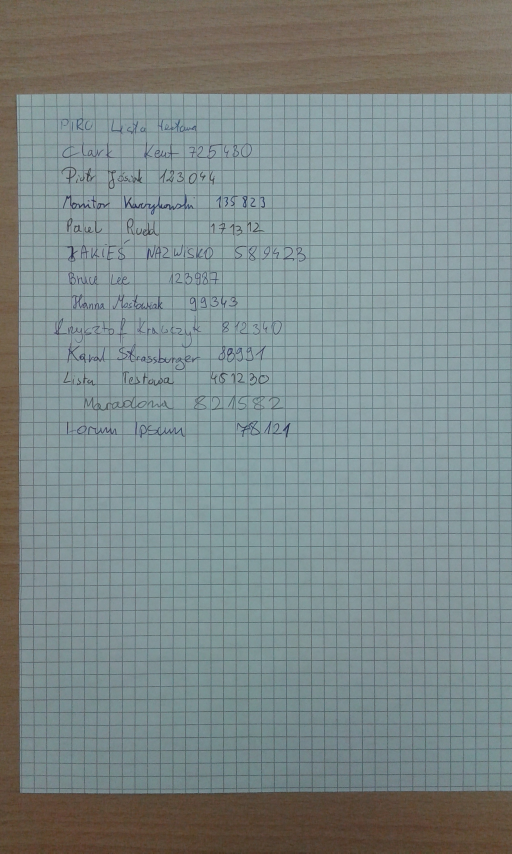
#> input picture data/img_1.jpg, 1536 x 2560 px (shown at 1/3 size)
$ python -i digitSeparator.py   (imports and definitions only)   (older library calls are emulated)
#> lines starting #> are read from the running program, lines starting #| are printed output that depends on the picture; after the words box and inside, x2 and y2 are one past the last pixel; in counts of white or black regions, pixels touching at a corner belong together
import cv2
import numpy as np


def preprocess(img):
    kernel = np.ones((3, 3), np.uint8)
    th = cv2.adaptiveThreshold(img, 255, cv2.ADAPTIVE_THRESH_MEAN_C, \
                               cv2.THRESH_BINARY, 21, 10)
    # cv2.imshow("th", th)

    opening = cv2.morphologyEx(th, cv2.MORPH_CLOSE, kernel)
    # cv2.imshow("morph", opening)

    bitw = cv2.bitwise_not(opening)
    # cv2.imshow("bitw", bitw)

    blur = cv2.medianBlur(bitw,5)
    dilate_blur = cv2.morphologyEx(blur,cv2.MORPH_DILATE,kernel,iterations=1)
    return dilate_blur

def extract(img):
    results = []
    im2, contours, hierarchy = cv2.findContours(img, cv2.RETR_TREE, cv2.CHAIN_APPROX_SIMPLE)
    areas = []
    for cnt in contours:
        areas.append(cv2.contourArea(cnt))
    meanArea = np.mean(areas)
    for cnt in contours:
        area = cv2.contourArea(cnt)
        if area > meanArea/2:
            x, y, w, h = cv2.boundingRect(cnt)
            # cv2.rectangle(processedImg, (x, y), (x + w, y + h), (255, 255, 255), 2)
            crop_img = img[y:y + h, x:x + w]
            results.append(crop_img)
    return results


def extract_digits(img):
    processImg = preprocess(img)
    return extract(processImg)

# LOCAL METHODS TO TEST
def test_method():
    for x in range(9, 12):
        string = "data/trainIndex/" + str(x) + ".png"
        img = cv2.imread(string, 0)  # read as gray string = "data/img_" + str(x) + ".3pg3
        result = extract_digits(img)
        for item in result:
            cv2.imshow("img",item)
            wait_for_key()

def wait_for_key():
    k = cv2.waitKey(0)
    if k == 27:  # wait for ESC key to exit
        cv2.destroyAllWindows()


# [2 lines not run here, left out]

>>> import cv2
>>> picture = cv2.imread('data/img_1.jpg', cv2.IMREAD_GRAYSCALE)
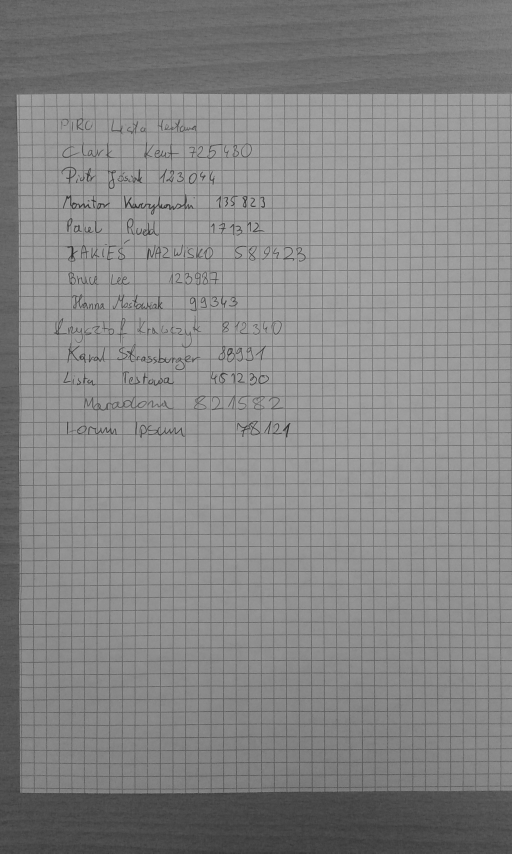
#> picture: shape (2560, 1536) (shown at 1/3 size); min 29, max 179, mean 133.7
>>> result = extract_digits(picture)
#> in preprocess, `th = cv2.adaptiveThreshold(img, 255, cv2.ADAPTIVE_THRESH_MEAN_C, \ cv2..`:
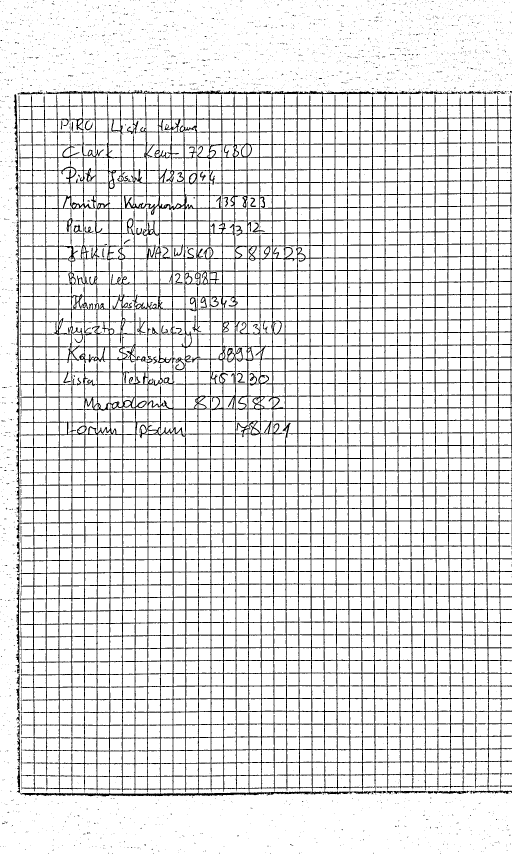
#> th: shape (2560, 1536) (shown at 1/3 size); 88.4% white; 2982 black regions (2912 under 20 px), largest, box (x1, y1, x2, y2) and area: (41, 270, 1536, 2390) 441741, (1300, 2371, 1409, 2382) 618, (1419, 2369, 1536, 2382) 585
#> in preprocess, `opening = cv2.morphologyEx(th, cv2.MORPH_CLOSE, kernel)`:
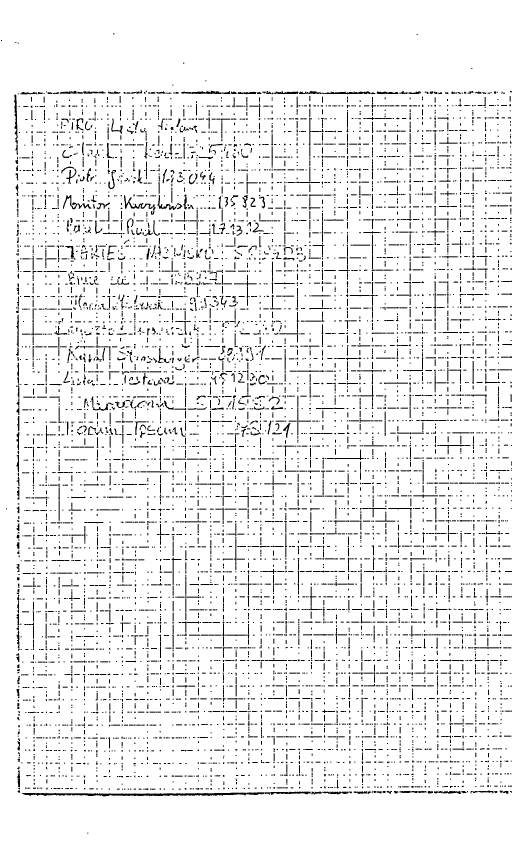
#> opening: shape (2560, 1536) (shown at 1/3 size); 93.3% white; 8591 black regions (4590 under 20 px), largest, box (x1, y1, x2, y2) and area: (67, 2377, 793, 2389) 4508, (372, 586, 467, 631) 862, (42, 284, 53, 434) 796
#> in preprocess, `bitw = cv2.bitwise_not(opening)`:
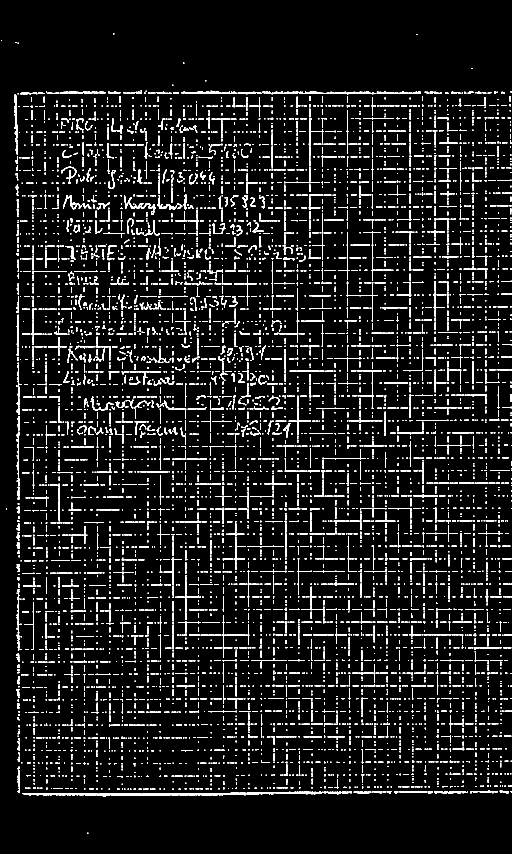
#> bitw: shape (2560, 1536) (shown at 1/3 size); 6.7% white; 8591 white regions (4590 under 20 px), largest, box (x1, y1, x2, y2) and area: (67, 2377, 793, 2389) 4508, (372, 586, 467, 631) 862, (42, 284, 53, 434) 796
#> in preprocess, `blur = cv2.medianBlur(bitw,5)`:
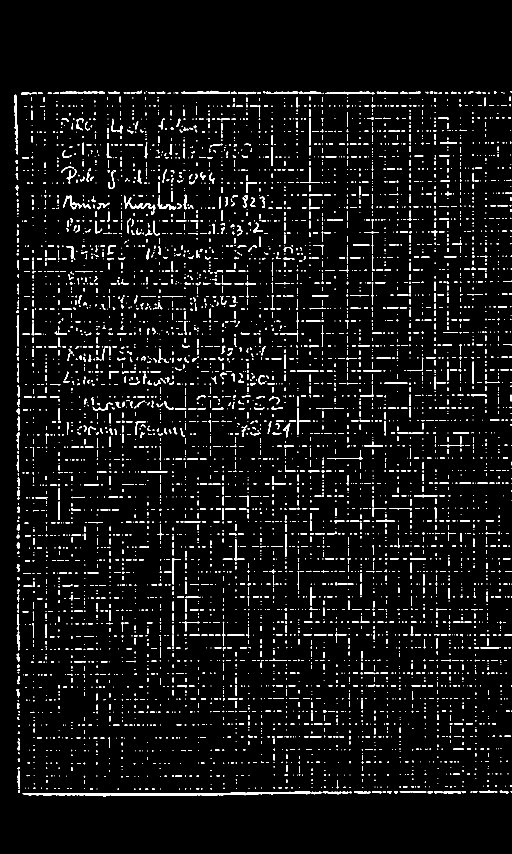
#> blur: shape (2560, 1536) (shown at 1/3 size); 4.3% white; 5725 white regions (3228 under 20 px), largest, box (x1, y1, x2, y2) and area: (68, 2375, 932, 2389) 5282, (372, 587, 466, 633) 864, (544, 272, 691, 282) 825
#> in preprocess, `dilate_blur = cv2.morphologyEx(blur,cv2.MORPH_DILATE,kernel,iterations..`:
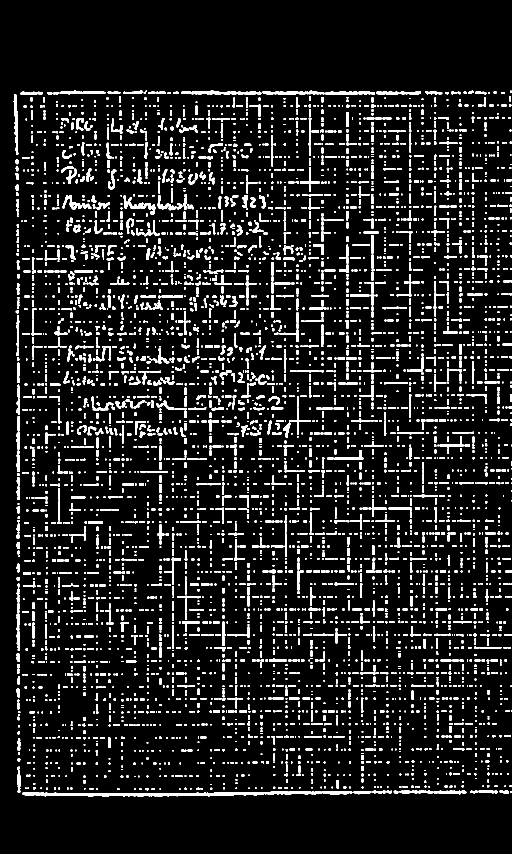
#> dilate_blur: shape (2560, 1536) (shown at 1/3 size); 8.7% white; 5430 white regions (907 under 20 px)
#> in extract, `im2, contours, hierarchy = cv2.findContours(img, cv2.RETR_TREE, cv2.CH..`: contours = 5438 contours, 1895 with area under 20; largest, box (x1, y1, x2, y2) and area: (67, 2374, 966, 2390) 6582, (371, 586, 467, 645) 1301, (41, 283, 55, 464) 1160, (543, 271, 711, 283) 1156, (188, 585, 274, 629) 1073
#> the loop in extract, `for cnt in contours:` made 5438 passes
#> cnt on passes 17 to 19: [[537, 2365], [537, 2369], [540, 2369], [540, 2365]], [[479, 2365], [479, 2368], [482, 2368], [482, 2365]], [[455, 2365], [455, 2369], [464, 2369], [464, 2365]]
#> after the loop in extract, `for cnt in contours:`: areas = 5438 values, max 6582.5 at index 0, min 2 at index 4549, mean 47.31
#> in extract, `meanArea = np.mean(areas)`: meanArea = 47.31
#> the loop in extract, `for cnt in contours:` made 5438 passes
#> (cnt, area, x, y, w, h) on passes 19, 20, 27, 50: ([[455, 2365], [455, 2369], [464, 2369], [464, 2365]], 36, 455, 2365, 10, 5), ([[417, 2365], [417, 2369], [423, 2369], [423, 2365]], 24, 417, 2365, 7, 5), ([[269, 2364], [269, 2368], [279, 2368], [279, 2364]], 40, 269, 2364, 11, 5), ([[835, 2361], [835, 2365], [845, 2365], [845, 2361]], 40, 835, 2361, 11, 5)
#> (area, x, y, w, h) on passes 1, 3, 4, 5, 6, 7: (6582.5, 67, 2374, 899, 16), (338, 1061, 2373, 52, 10), (583.5, 967, 2373, 90, 11), (108.5, 1411, 2372, 22, 8), (90.5, 1384, 2372, 15, 9), (562.5, 1301, 2372, 82, 11)
#> after the loop in extract, `for cnt in contours:`: results = 3120 items
#> result = 3120 items

$ run again, on data/img_10.jpg
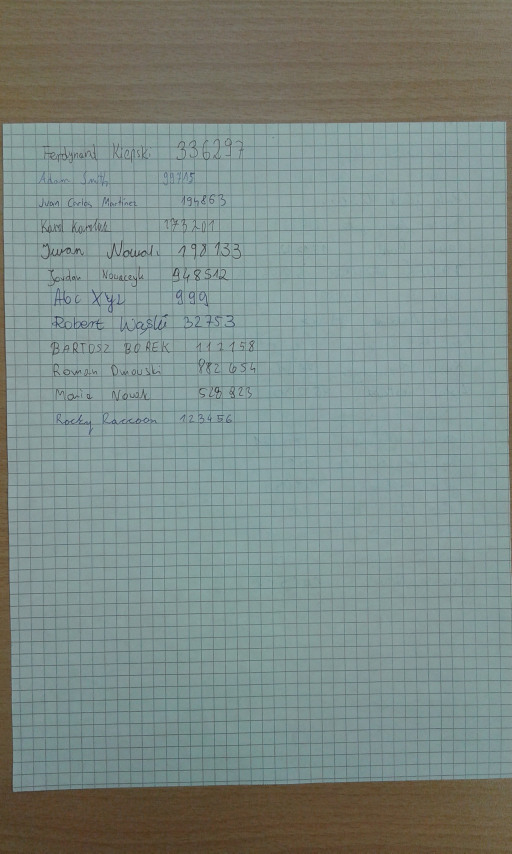
#> input picture data/img_10.jpg, 1536 x 2560 px (shown at 1/3 size)
#> in preprocess, `th = cv2.adaptiveThreshold(img, 255, cv2.ADAPTIVE_THRESH_MEAN_C, \ cv2..`:
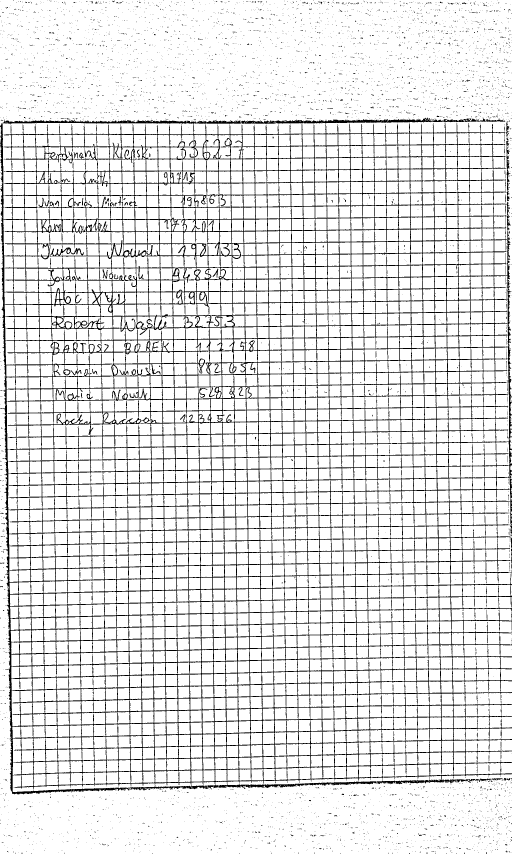
#> th: shape (2560, 1536) (shown at 1/3 size); 88.9% white; black in thin lines or dots
#> opening: shape (2560, 1536); 94.8% white; 7350 black regions (4540 under 20 px), largest, box (x1, y1, x2, y2) and area: (2, 551, 34, 1997) 8044, (36, 2363, 342, 2383) 1914, (1069, 356, 1294, 368) 1548
#> blur: shape (2560, 1536); 3.2% white; 4232 white regions (2576 under 20 px), largest, box (x1, y1, x2, y2) and area: (2, 549, 348, 2383) 12234, (11, 361, 588, 371) 3409, (807, 355, 1293, 371) 3398
#> in preprocess, `dilate_blur = cv2.morphologyEx(blur,cv2.MORPH_DILATE,kernel,iterations..`:
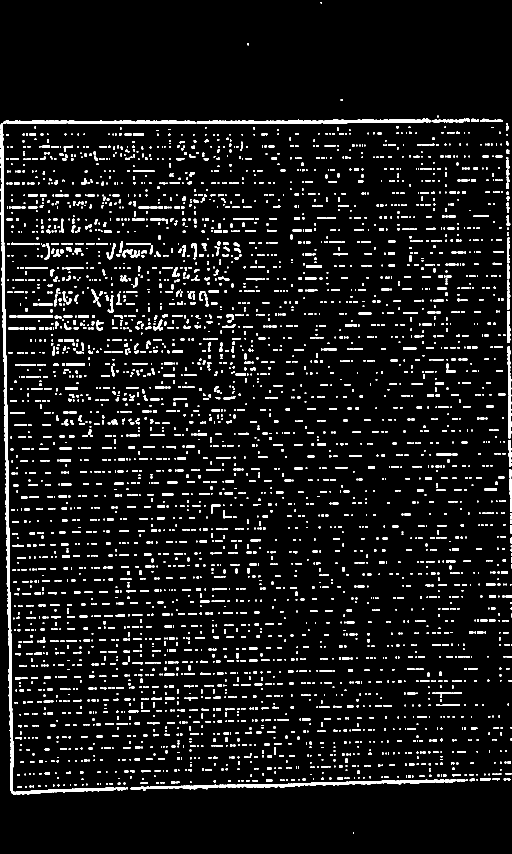
#> dilate_blur: shape (2560, 1536) (shown at 1/3 size); 6.2% white; 4096 white regions (830 under 20 px)
#> contours = 4099 contours, 1661 with area under 20; largest, box (x1, y1, x2, y2) and area: (0, 370, 376, 2384) 16461, (656, 2338, 1333, 2364) 5040, (724, 354, 1294, 372) 4717, (10, 360, 589, 372) 4174, (392, 2354, 655, 2372) 1734
#> the loop in extract, `for cnt in contours:` made 4099 passes
#> cnt on passes 1, 4, 5: [[1059, 2496], [1059, 2500], [1061, 2500], [1061, 2496]], [[75, 2358], [75, 2362], [79, 2362], [79, 2358]], [[98, 2357], [98, 2361], [101, 2361], [101, 2357]]
#> after the loop in extract, `for cnt in contours:`: areas = 4099 values, max 16461 at index 4084, min 2 at index 9, mean 44.95
#> meanArea = 44.95
#> the loop in extract, `for cnt in contours:` made 4099 passes
#> (cnt, area, x, y, w, h) on passes 7, 20, 26, 29, 32: ([[114, 2356], [114, 2360], [120, 2360], [120, 2356]], 24, 114, 2356, 7, 5), ([[329, 2349], [329, 2353], [338, 2353], [338, 2349]], 36, 329, 2349, 10, 5), ([[469, 2346], [469, 2350], [476, 2350], [476, 2346]], 28, 469, 2346, 8, 5), ([[513, 2345], [513, 2349], [525, 2349], [525, 2345]], 48, 513, 2345, 13, 5), ([[685, 2341], [685, 2345], [692, 2345], [692, 2341]], 28, 685, 2341, 8, 5)
#> after the loop in extract, `for cnt in contours:`: results = 2138 items

$ run again, on data/img_11.jpg
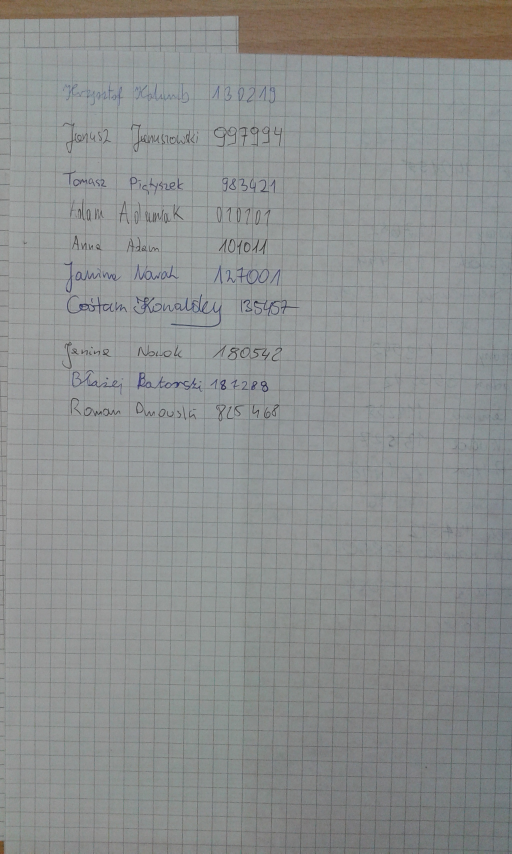
#> input picture data/img_11.jpg, 1536 x 2560 px (shown at 1/3 size)
#> in preprocess, `th = cv2.adaptiveThreshold(img, 255, cv2.ADAPTIVE_THRESH_MEAN_C, \ cv2..`:
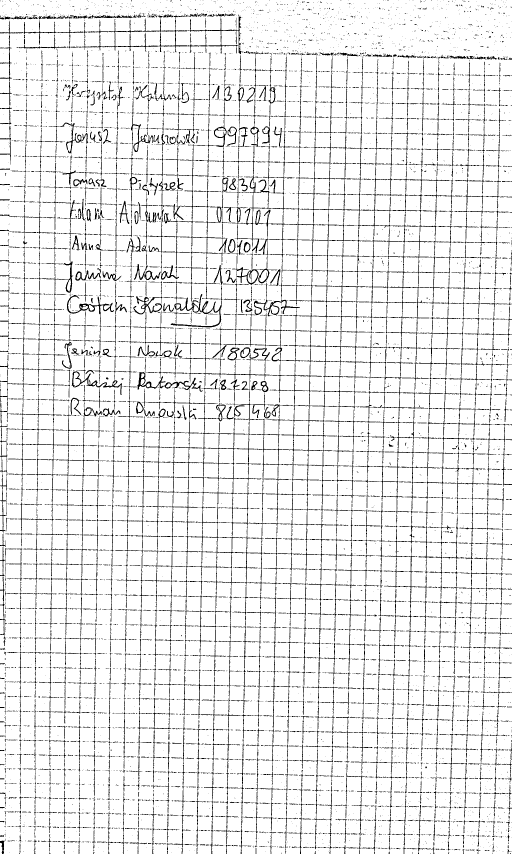
#> th: shape (2560, 1536) (shown at 1/3 size); 91.8% white; black in thin lines or dots
#> opening: shape (2560, 1536); 98% white; 3717 black regions (2984 under 20 px), largest, box (x1, y1, x2, y2) and area: (513, 915, 665, 982) 789, (192, 785, 218, 878) 636, (413, 1117, 436, 1169) 451
#> blur: shape (2560, 1536); 1% white; 1387 white regions (950 under 20 px), largest, box (x1, y1, x2, y2) and area: (514, 916, 665, 982) 780, (193, 785, 218, 878) 629, (413, 1117, 436, 1168) 449
#> in preprocess, `dilate_blur = cv2.morphologyEx(blur,cv2.MORPH_DILATE,kernel,iterations..`:
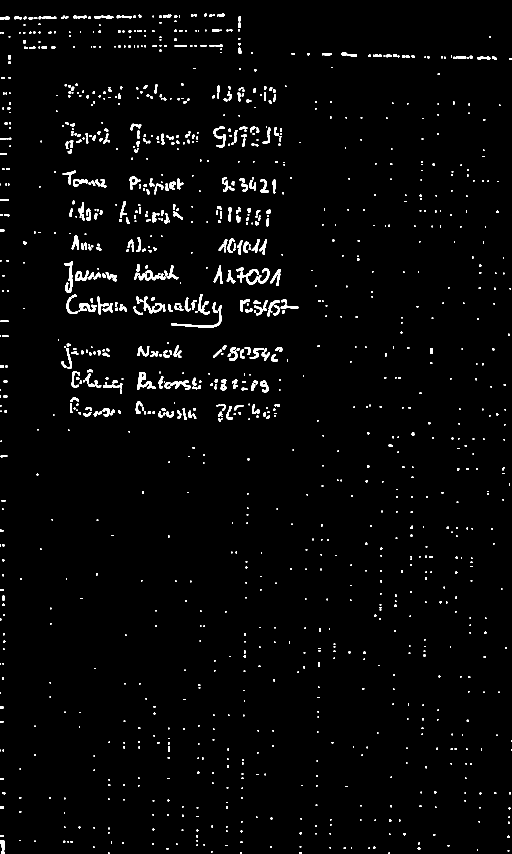
#> dilate_blur: shape (2560, 1536) (shown at 1/3 size); 2.1% white; 1336 white regions (459 under 20 px)
#> contours = 1340 contours, 712 with area under 20; largest, box (x1, y1, x2, y2) and area: (711, 805, 809, 854) 1084, (513, 915, 666, 983) 1045, (412, 1116, 467, 1169) 998, (192, 784, 219, 879) 838, (416, 811, 479, 841) 687
#> the loop in extract, `for cnt in contours:` made 1340 passes
#> cnt on passes 1 to 3: [[1165, 2558], [1165, 2559], [1169, 2559], [1169, 2558]], [[324, 2558], [324, 2559], [328, 2559], [328, 2558]], [[721, 2557], [721, 2559], [725, 2559], [725, 2557]]
#> after the loop in extract, `for cnt in contours:`: areas = 1340 values, max 1084.5 at index 764, min 3 at index 167, mean 47.99
#> meanArea = 47.99
#> the loop in extract, `for cnt in contours:` made 1340 passes
#> (area, x, y, w, h) on passes 9, 12, 30, 33, 35, 37, 40, 63: (34.5, 1253, 2542, 8, 7), (25, 1031, 2541, 7, 6), (25, 190, 2522, 6, 7), (302.5, 0, 2521, 14, 39), (31, 1522, 2507, 7, 7), (42.5, 0, 2505, 12, 6), (25, 1210, 2500, 7, 6), (31, 1167, 2458, 7, 7)
#> after the loop in extract, `for cnt in contours:`: results = 547 items

$ run again, on data/img_12.jpg
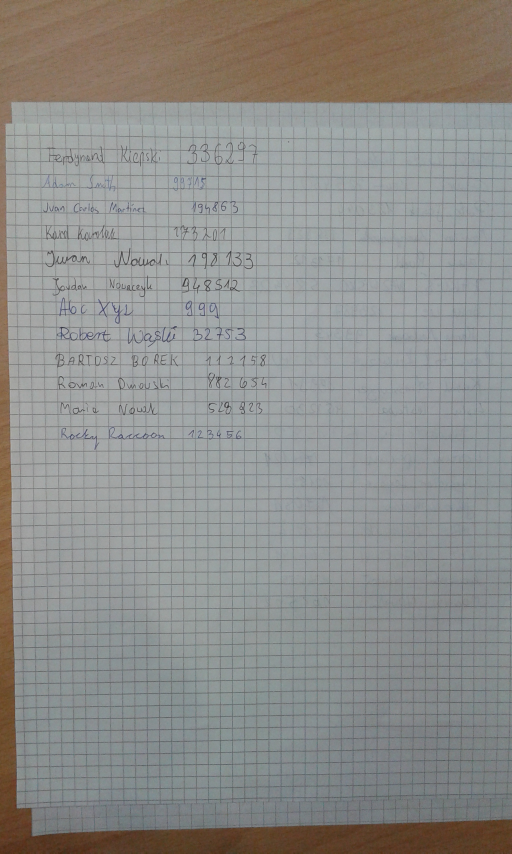
#> input picture data/img_12.jpg, 1536 x 2560 px (shown at 1/3 size)
#> in preprocess, `th = cv2.adaptiveThreshold(img, 255, cv2.ADAPTIVE_THRESH_MEAN_C, \ cv2..`:
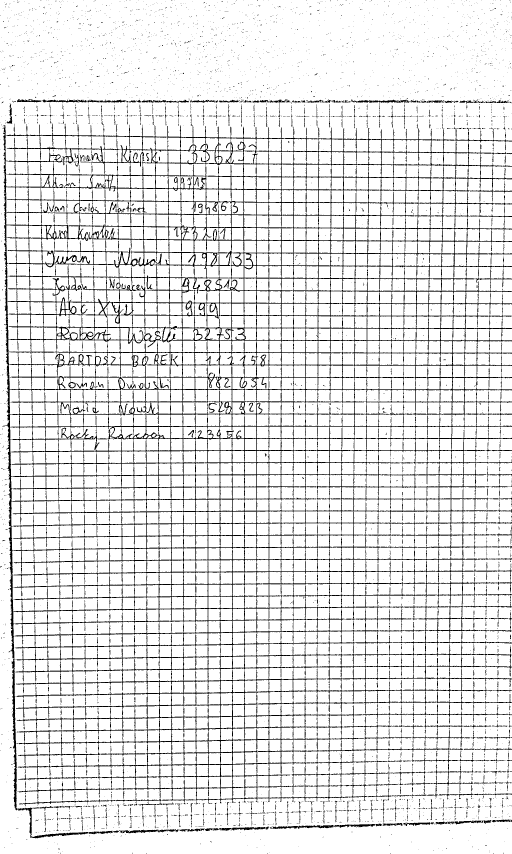
#> th: shape (2560, 1536) (shown at 1/3 size); 89.3% white; black in thin lines or dots
#> opening: shape (2560, 1536); 95% white; 7932 black regions (5049 under 20 px), largest, box (x1, y1, x2, y2) and area: (21, 1263, 43, 1974) 4061, (36, 2008, 50, 2423) 2556, (15, 836, 30, 1261) 2295
#> blur: shape (2560, 1536); 2.8% white; 4611 white regions (3137 under 20 px), largest, box (x1, y1, x2, y2) and area: (22, 1264, 43, 1974) 4065, (36, 2009, 52, 2430) 2595, (15, 802, 30, 1262) 2472
#> dilate_blur: shape (2560, 1536); 5.8% white; 4465 white regions (948 under 20 px)
#> contours = 4467 contours, 1990 with area under 20; largest, box (x1, y1, x2, y2) and area: (14, 801, 44, 1975) 8114, (35, 2008, 53, 2431) 3168, (98, 2494, 298, 2516) 1388, (817, 2474, 1000, 2487) 1254, (360, 2488, 474, 2500) 768
#> the loop in extract, `for cnt in contours:` made 4467 passes
#> cnt on passes 24, 31, 32: [[1344, 2467], [1344, 2469], [1348, 2469], [1348, 2467]], [[572, 2444], [572, 2447], [575, 2447], [575, 2444]], [[681, 2441], [681, 2444], [684, 2444], [684, 2441]]
#> after the loop in extract, `for cnt in contours:`: areas = 4467 values, max 8114 at index 3375, min 3 at index 2083, mean 38.2
#> meanArea = 38.2
#> the loop in extract, `for cnt in contours:` made 4467 passes
#> (cnt, area, x, y, w, h) on passes 53, 55, 56: ([[159, 2404], [159, 2408], [166, 2408], [166, 2404]], 28, 159, 2404, 8, 5), ([[187, 2403], [187, 2407], [192, 2407], [192, 2403]], 20, 187, 2403, 6, 5), ([[213, 2402], [213, 2406], [220, 2406], [220, 2402]], 28, 213, 2402, 8, 5)
#> pass 2, in extract, `crop_img = img[y:y + h, x:x + w]`:
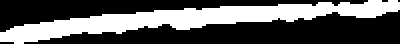
#> crop_img: shape (22, 200) (shown 2 times larger); 36.2% white; 1 white region, box (x1, y1, x2, y2) and area: (0, 0, 200, 22) 1591
#> after the loop in extract, `for cnt in contours:`: results = 2478 items
